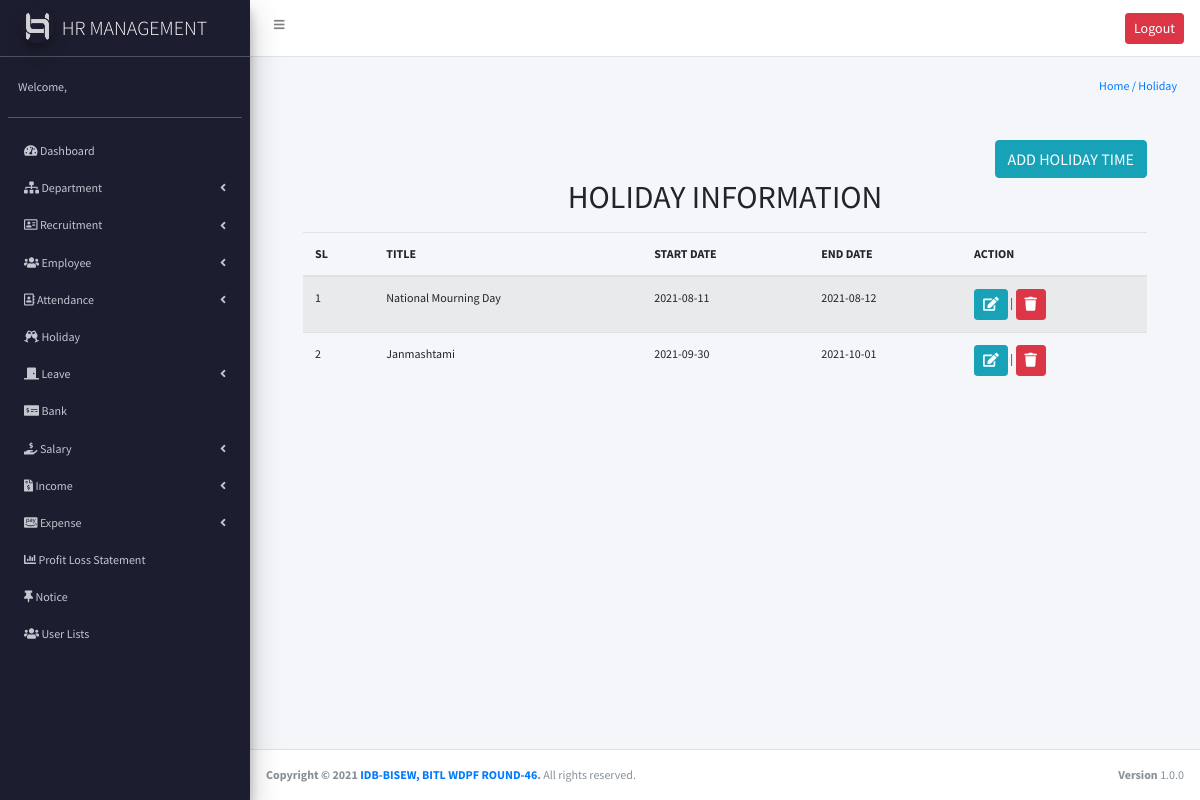
/holiday.php (signed in), run on the app's committed database.
### tables this page shows
CREATE TABLE `holiday` (
  `holidayID` int(11) NOT NULL,
  `title` varchar(255) NOT NULL,
  `start_date` date NOT NULL,
  `end_date` date NOT NULL
);

### holiday.php (the view, shortened to what this page needs)
<?php
require_once("header.php");
require_once("sidebar.php");?>
<section class="content-header">
      <div class="container-fluid">
        <div class="row mb-2">
          <div class="col-sm-6">
          </div>
          <div class="col-sm-6">
            <ol class="breadcrumb float-sm-right">
              <li class="breadcrumb-item"><a href="#">Home / Holiday</a></li>
            </ol>
          </div>
        </div>
      </div>
    </section >
<section class="content">
      <div class="container-fluid">
        <div class="row">
          <div class="col-md-12">
         <?php
                $m=$conn->query("SELECT holidayID,`title`,`start_date`,`end_date` FROM `holiday`");
                ?>
              <div class="container">
                <div class="rowclearfix">
                  <div class="col-md-12 text-right">
                    <a href="add_holiday.php" class="btn btn-info mt-3">ADD HOLIDAY TIME</a>
                  </div>
                  <div class="col-md-12">
                    <h2 class=" text-center mb-3">HOLIDAY INFORMATION</h2>
                    <table class="table table-striped hover" >
                      <thead>
                        <tr >
                          <th>SL</th>
                          <th>TITLE</th>
                          <th>START DATE</th>
                          <th>END DATE</th>
                          <th>ACTION</th>
                        </tr>
                      </thead>
                      <tr >
                          <?php
                           $i=0;
                   while($ii=$m->fetch_assoc()){?>
                    <td><?php echo++$i?></td>
                        <td><?php echo$ii['title'];?></td>
                        <td><?php echo$ii['start_date'];?></td>
                        <td><?php echo$ii['end_date']; ?></td>
                        <td>
                          <a class=" btn btn-info btn-sm" href="holiday_updated.php?ff=<?php echo $ii['holidayID'] ?>"><i class="fas fa-edit"></i></a>
                           |
                    <a href="holiday_delete.php?ff=<?php echo $ii['holidayID'] ?>" class="btn btn-sm btn-danger" onclick="return confirm('Are you sure?')"><i class="fas fa-trash"></i></a>
                          </td>
                         </tr>
                         <?php } ?>
                    </table>
                  </div>
                  </div>
                </div>
              </div>
              </div>
            </div>
          </div>
        </div>
<?php require("footer.php"); ?>

### assets/css/style.css (style rules this page uses)
body { font-family: 'Source Sans Pro'; font-size: 12px; }

### data on the page
holiday: title "National Mourning Day", start_date "2021-08-11", end_date "2021-08-12"
holiday: title "Janmashtami", start_date "2021-09-30", end_date "2021-10-01"
